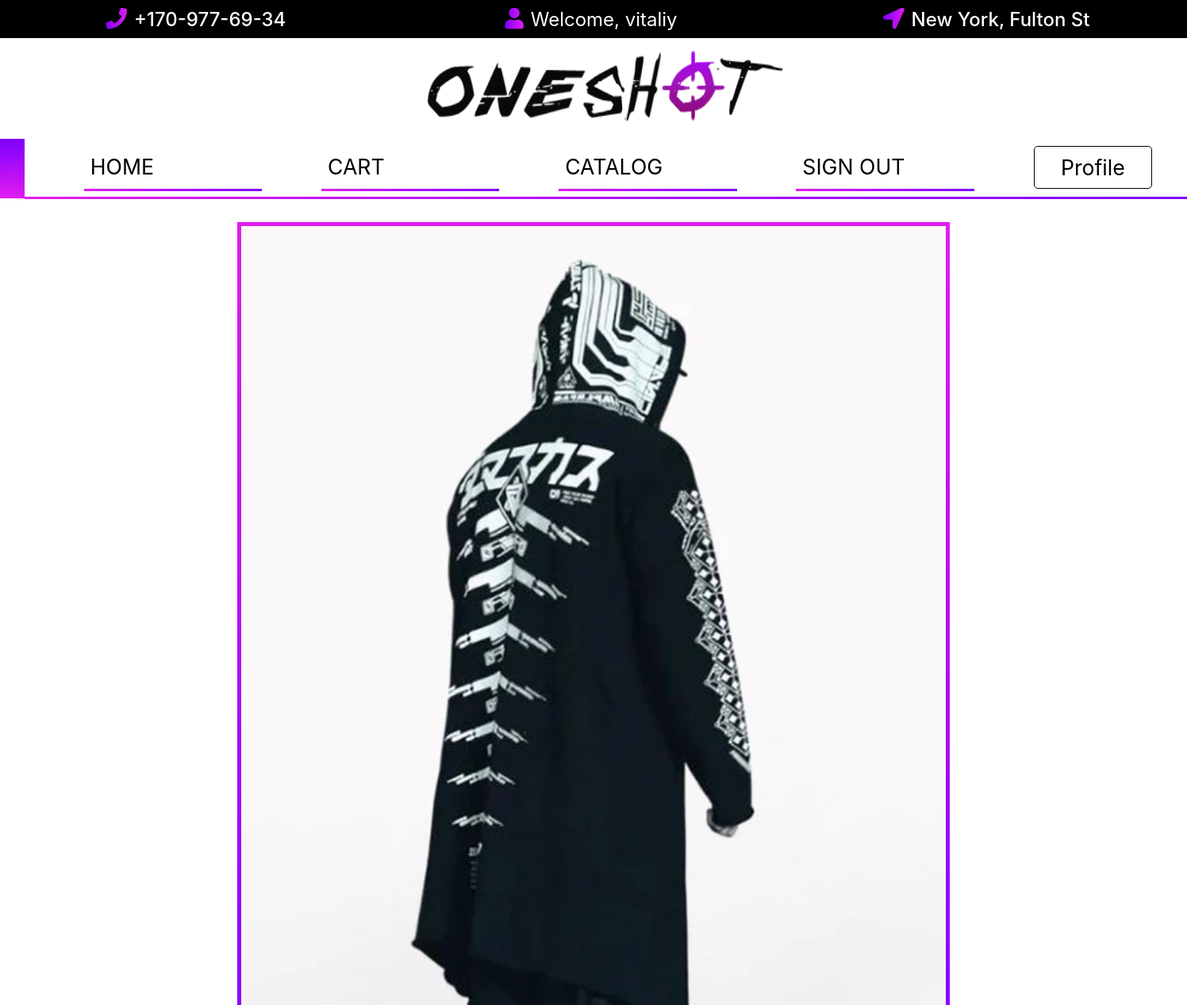
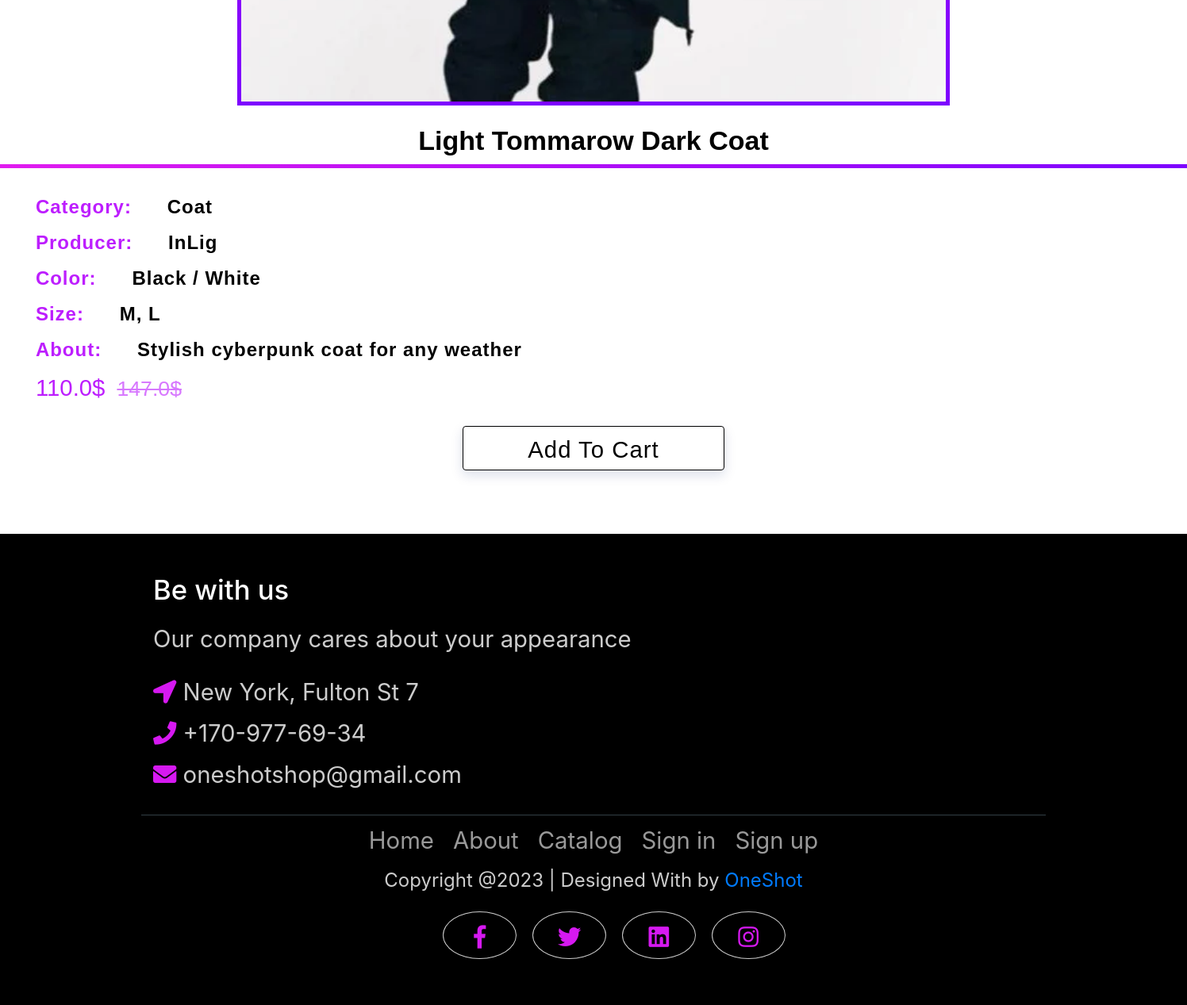
The app's page /catalog/detail/3 (signed in) with its own data (2 pictures, top to bottom).
### catalog/models.py (models this page shows, shortened)
class Product(models.Model):
    name = models.CharField(max_length=100)
    about = models.TextField(max_length=500)
    color = models.TextField(max_length=500, default="None")
    size = models.TextField(max_length=500, default='None')
    category = models.ForeignKey(Category, on_delete=models.CASCADE)          # Встановлюємо зв'язок між класами
    producer = models.ForeignKey(Producer, on_delete=models.CASCADE)          # Товар - Виробник - Категорія
    photo = models.FileField(upload_to='products/')
    price = models.FloatField()
    sort_by = models.CharField(max_length=100, default='None')

class Category(models.Model):
    name = models.CharField(max_length=100, unique=True)
    def __str__(self) -> str:
        return str(self.name)

class Producer(models.Model):
    name = models.CharField(max_length=100, unique=True)
    def __str__(self) -> str:
        return str(self.name)

### catalog/views.py (the view)
# urls.py: re_path(r'^detail/(?P<product_id>[0-9]+)$', detail),
def detail(request, product_id):
    transit_data = dict()
    transit_data['user_orders']: Order.objects.filter(user_id=request.user.id)
    all_orders = Order.objects.filter(user_id=request.user.id)
    transit_data['user_orders'] = all_orders
    transit_data['user_orders']: Order.objects.filter(user_id=request.user.id)
    target_product = Product.objects.get(id=product_id)
    target_product_double_price = target_product.price + 37.0
    if request.method == 'GET':
        transit_data['target_product'] = target_product
        transit_data['target_product_double_price'] = target_product_double_price
        return render(request, 'catalog/detail.html', context=transit_data)
    elif request.method == 'POST':
        return redirect('/catalog/index')

### templates/catalog/detail.html (shortened to what this page needs)
{% extends '_layouts/base.html' %}
{% load static %}
{% block detail %}
<div class="detail parent-div-add-btn">
	<div class="detail-in detail-in-left">
		<img src="/media/{{target_product.photo}}" class="detail_photo">
	</div>
	<div class="detail-in detail-in-right">
				<h2 class="h2-detail product-detail-name">{{target_product.name}}</h2>
				<div class="border-gradient"></div>
				<h1 class="title-up inline-1" style="color: #BD1EFE;">Category: </h1><p class="title-up inline-1">{{target_product.category}}</p><br>
				<h1 class="title-up inline-2" style="color: #BD1EFE;">Producer: </h1><p class="title-up inline-2">{{target_product.producer}}</p><br>
				<h1 class="title-up inline-3" style="color: #BD1EFE;">Color: </h1><p class="title-up inline-3">{{target_product.color}}</p><br>
				<h1 class="title-up inline-4" style="color: #BD1EFE;">Size: </h1><p class="title-up inline-4">{{target_product.size}}</p><br>
				<h1 class="title-up inline-5" style="color: #BD1EFE;">About: </h1><p class="title-up inline-5">{{target_product.about}}</p><br>
	      		<h4 class="h4-detail" style="color:#BD1EFE">{{target_product.price}}$<span>{{target_product_double_price}}$</span></h4>
		<a href="#" class="btn-detail add-to-cart-btn">Add To Cart</a>
	</div>
</div>
{% endblock detail %}

### templates/_fragments/header.html (shortened to what this page needs)
{% load static %}
<div class="header">
    <div class="header_container_1">
        <div class="header_container_2">
            <i class="fa fa-phone header_icon icon-text-header" aria-hidden="true"></i>
            <h1 class="header_h1 icon-text-header"> +170-977-69-34</h1>
        </div>
        <div class="header_container_2">
            {% if not user.is_authenticated %}
                 <i class="fa fa-user header_icon icon-text-header" aria-hidden="true" ></i>
                 <a href="/accounts/sign_in" class="header_h1"> Status - Guest </a>
            {% else %}
                <i class="fa fa-user header_icon icon-text-header" aria-hidden="true" ></i>
                <a href="/accounts/profile" class="header_h1 icon-text-header"> Welcome, {{ user.username }}</a>
            {% endif %}
        </div>
        <div class="header_container_2">
            <i class="fa fa-location-arrow header_icon icon-text-header" aria-hidden="true"></i>
            <h1 class="header_h1 icon-text-header"> New York, Fulton St</h1>
        </div>
    </div>
</div>
<div class="container">
  <div class="logo element-animation">
     <img id='logo' src="{% static 'img/NewLogo.png' %}" alt="">
  </div>
</div>
<nav class="navbar navbar-expand-lg navbar-light">
  <div class="container-fluid">
    <div class="collapse navbar-collapse" id="navbarSupportedContent">
      <ul class="navbar-nav me-auto mb-2 mb-lg-0">
        <li class="nav-item">
          <a class="nav-link active" aria-current="page" href="/">Home</a>
        </li>
        {% if user.is_authenticated %}
        <li class="nav-item">
          <a class="nav-link active" aria-current="page" href="/orders/">Cart</a>
        </li>
        {% endif %}
        <li class="nav-item">
          <a class="nav-link" href="/catalog">Catalog</a>
        </li>
    {% if not user.is_authenticated %}
        <li class="nav-item">
          <a class="nav-link" href="/accounts/sign_up" tabindex="-1" aria-disabled="true">SIGN UP</a>
        </li>
    {% else %}
        <li class="nav-item">
          <a class="nav-link" href="/accounts/sign_out" tabindex="-1" aria-disabled="true">SIGN OUT</a>
        </li>
    {% endif %}
      </ul>
<div style="margin-right:4vw;">
    {% if not user.is_authenticated %}
        <a href="/accounts/sign_in">
            <button type="button" class="btn btn-info sign-in-profile-btn">
                Sign In
            </button>
        </a>
    {% else %}
        <button type="button" class="btn btn-info sign-in-profile-btn">
            Profile
        </button>
    {% endif %}
</div>
    </div>
  </div>
</nav>

### records on screen
Product: photo (picture), name "Light Tommarow Dark Coat", category "Coat", producer "InLig", color "Black / White", size "M, L", about "Stylish cyberpunk coat for any weather", price "110.0"

### other values on screen
{{ user.username }} "vitaliy"
{{ target_product_double_price }} "147.0"
